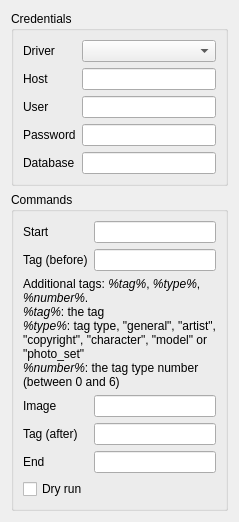
      <widget class="QWidget" name="pageCommandsDatabase">
       <layout class="QFormLayout" name="formLayout_13">
        <item row="1" column="0" colspan="2">
         <widget class="QGroupBox" name="groupBoxSqlCommands">
          <property name="title">
           <string>Commands</string>
          </property>
          <layout class="QFormLayout" name="formLayout_20">
           <item row="0" column="0">
            <widget class="QLabel" name="label_77">
             <property name="text">
              <string>Start</string>
             </property>
            </widget>
           </item>
           <item row="0" column="1">
            <widget class="QLineEdit" name="lineCommandsSqlBefore"/>
           </item>
           <item row="1" column="0">
            <widget class="QLabel" name="label_79">
             <property name="text">
              <string>Tag (before)</string>
             </property>
            </widget>
           </item>
           <item row="1" column="1">
            <widget class="QLineEdit" name="lineCommandsSqlTagBefore"/>
           </item>
           <item row="3" column="0">
            <widget class="QLabel" name="label_75">
             <property name="text">
              <string>Image</string>
             </property>
            </widget>
           </item>
           <item row="3" column="1">
            <widget class="QLineEdit" name="lineCommandsSqlImage"/>
           </item>
           <item row="4" column="0">
            <widget class="QLabel" name="label_76">
             <property name="text">
              <string>Tag (after)</string>
             </property>
            </widget>
           </item>
           <item row="4" column="1">
            <widget class="QLineEdit" name="lineCommandsSqlTagAfter"/>
           </item>
           <item row="5" column="0">
            <widget class="QLabel" name="label_78">
             <property name="text">
              <string>End</string>
             </property>
            </widget>
           </item>
           <item row="5" column="1">
            <widget class="QLineEdit" name="lineCommandsSqlAfter"/>
           </item>
           <item row="2" column="0" colspan="2">
            <widget class="QLabel" name="label_28">
             <property name="text">
              <string>Additional tags: &lt;i&gt;%tag%&lt;/i&gt;, &lt;i&gt;%type%&lt;/i&gt;, &lt;i&gt;%number%&lt;/i&gt;.&lt;br/&gt;&lt;i&gt;%tag%&lt;/i&gt;: the tag&lt;br/&gt;&lt;i&gt;%type%&lt;/i&gt;: tag type, &quot;general&quot;, &quot;artist&quot;, &quot;copyright&quot;, &quot;character&quot;, &quot;model&quot; or &quot;photo_set&quot;&lt;br/&gt;&lt;i&gt;%number%&lt;/i&gt;: the tag type number (between 0 and 6)</string>
             </property>
             <property name="wordWrap">
              <bool>true</bool>
             </property>
            </widget>
           </item>
           <item row="6" column="0" colspan="2">
            <widget class="QCheckBox" name="checkSqlCommandsDryRun">
             <property name="text">
              <string>Dry run</string>
             </property>
            </widget>
           </item>
          </layout>
         </widget>
        </item>
        <item row="0" column="0" colspan="2">
         <widget class="QGroupBox" name="groupBoxSqlCredentials">
          <property name="title">
           <string>Credentials</string>
          </property>
          <layout class="QFormLayout" name="formLayout_19">
           <item row="1" column="0">
            <widget class="QLabel" name="label_24">
             <property name="text">
              <string>Host</string>
             </property>
            </widget>
           </item>
           <item row="1" column="1">
            <widget class="QLineEdit" name="lineCommandsSqlHost"/>
           </item>
           <item row="2" column="0">
            <widget class="QLabel" name="label_72">
             <property name="text">
              <string>User</string>
             </property>
            </widget>
           </item>
           <item row="2" column="1">
            <widget class="QLineEdit" name="lineCommandsSqlUser"/>
           </item>
           <item row="3" column="0">
            <widget class="QLabel" name="label_73">
             <property name="text">
              <string>Password</string>
             </property>
            </widget>
           </item>
           <item row="3" column="1">
            <widget class="QLineEdit" name="lineCommandsSqlPassword"/>
           </item>
           <item row="4" column="0">
            <widget class="QLabel" name="label_74">
             <property name="text">
              <string>Database</string>
             </property>
            </widget>
           </item>
           <item row="4" column="1">
            <widget class="QLineEdit" name="lineCommandsSqlDatabase"/>
           </item>
           <item row="0" column="0">
            <widget class="QLabel" name="label_25">
             <property name="text">
              <string>Driver</string>
             </property>
            </widget>
           </item>
           <item row="0" column="1">
            <widget class="QComboBox" name="comboCommandsSqlDriver"/>
           </item>
          </layout>
         </widget>
        </item>
       </layout>
      </widget>
